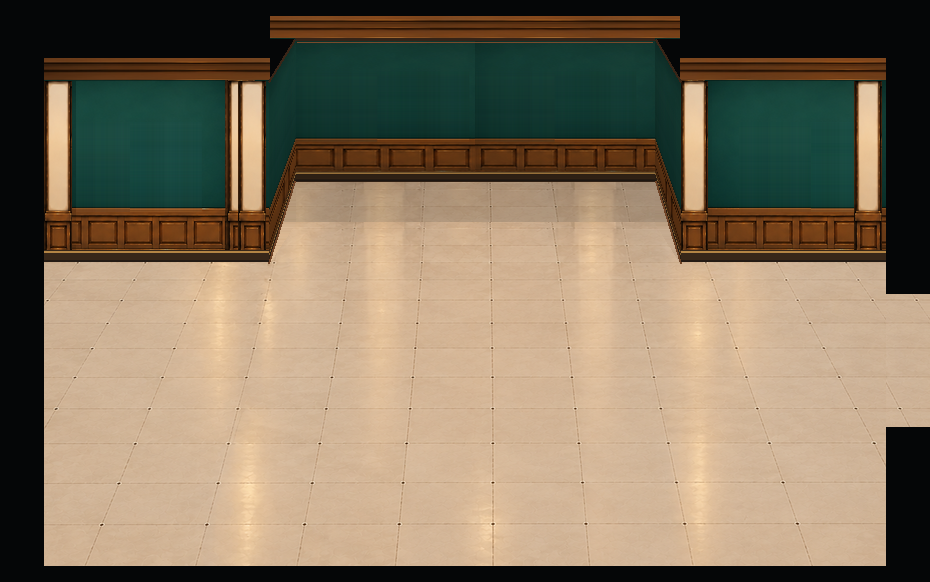
#> input picture qa/architecture-bases-20261029/gallery3_v05_green_sidewalls_no_brown_wedges_REVIEW.png, 930 x 582 px, found by its file name
$ python make_gallery3_v06_white_niche_returns.py
#> lines starting #> are read from the running program, lines starting #| are printed output that depends on the picture; after the words box and inside, x2 and y2 are one past the last pixel; in counts of white or black regions, pixels touching at a corner belong together
"""A18 gallery3 v06 review: replace ONLY niche's green/wood returns
with plain warm-white wall surfaces matching the light pillar material.
Base: v05. Preserve accepted convex footprint and every room/portal pixel.
"""
from pathlib import Path
from PIL import Image,ImageDraw,ImageFilter
import numpy as np
import cv2

ROOT=Path("C:/Users/User/source/repos/a18-gallery-layout-editor")
QA=ROOT/"qa/architecture-bases-20261029"
v05=Image.open(QA/"gallery3_v05_green_sidewalls_no_brown_wedges_REVIEW.png").convert("RGB")
#> v05 is the input picture: PIL image 930x582 RGB; mean R, G, B 132.3, 117.2, 95.1
g1=Image.open(QA/"gallery1_v13_B_right_passage_top_lowered_24px_REVIEW.png").convert("RGB")
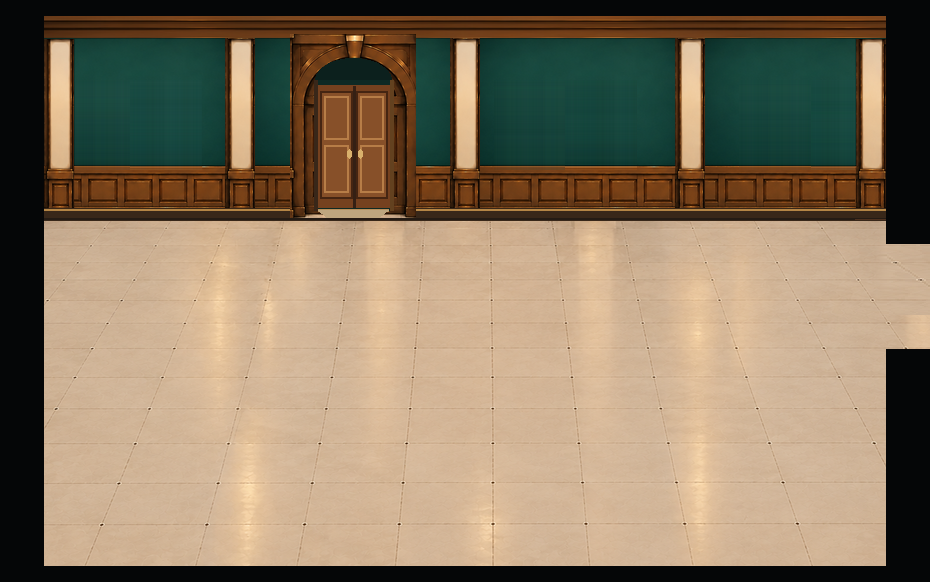
#> input picture qa/architecture-bases-20261029/gallery1_v13_B_right_passage_top_lowered_24px_REVIEW.png, 930 x 582 px, found by its file name
#> g1 is the input picture: PIL image 930x582 RGB; mean R, G, B 138.9, 121.8, 98
assert v05.size==g1.size==(930,582)
out=v05.copy()
# White/cream from the *real white pillar face*, avoiding its dark wood
# moldings. Normalize its warm tint toward a lighter, neutral ivory plaster;
# keep source's subtle luminance variation, unlike a solid color polygon.
face=np.asarray(g1.crop((457,62,471,155)).resize((52,190),Image.Resampling.BICUBIC),dtype=np.float32)
brightness=face.mean(axis=2)
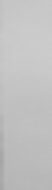
#> brightness: shape (190, 52) float32; min 165.3, max 203.7, mean 193.5
median=float(np.median(brightness))
#> median = 193.7
# Neutral ivory plaster reference. Slightly different illumination per side:
# left catches more light; right reads shaded. No decorative green/wainscot.
walls=[
    ([(269,81),(295,39),(295,181),(269,263)],(232,227,217),0.96),
    ([(655,39),(680,81),(680,263),(655,181)],(217,213,205),0.93),
]
for quad,target,atten in walls:
    h,w=face.shape[:2]
    tex=np.empty((h,w,3),dtype=np.uint8)
    # Restore original pillar's microtone without preserving its strong
    # yellow coloration or wooden surrounds.
    variation=np.clip((brightness-median)*0.16,-7,7)
    for k in range(3):
        tex[:,:,k]=np.clip(np.round(target[k]*atten + variation),0,255).astype(np.uint8)
    source4=np.float32([[0,0],[w-1,0],[w-1,h-1],[0,h-1]])
    hom=cv2.getPerspectiveTransform(source4,np.float32(quad))
    mapped=cv2.warpPerspective(tex,hom,(930,582),flags=cv2.INTER_LINEAR)
    mask=cv2.warpPerspective(np.full((h,w),255,np.uint8),hom,(930,582),flags=cv2.INTER_NEAREST)
    out.paste(Image.fromarray(mapped),(0,0),Image.fromarray(mask))
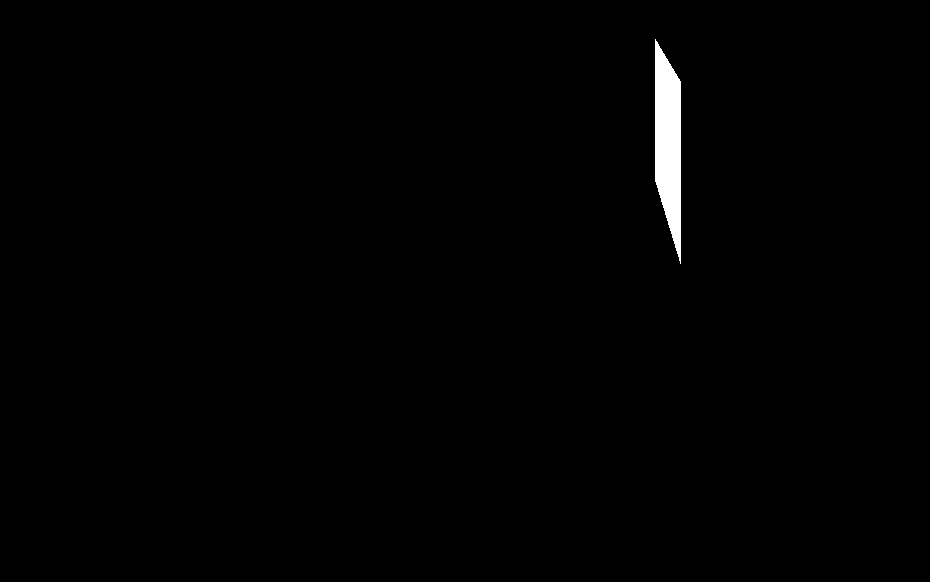
#> mask: shape (582, 930); 0.78% white; 1 white region, box (x1, y1, x2, y2) and area: (655, 39, 681, 264) 4233
# Keep only restrained architectural seams, not dark wood trim.
draw=ImageDraw.Draw(out)
draw.line([(269,81),(295,39)],fill=(89,77,66),width=2)
draw.line([(655,39),(680,81)],fill=(81,72,63),width=2)
draw.line([(269,263),(295,181)],fill=(138,125,111),width=2)
draw.line([(655,181),(680,263)],fill=(127,117,104),width=2)

original=np.asarray(v05)
revised=np.asarray(out)
changed=np.any(original!=revised,axis=2)
#> changed: shape (582, 930) bool; 1.6% white; 2 white regions, box (x1, y1, x2, y2) and area: (268, 39, 296, 264) 4482, (655, 39, 682, 264) 4319
allowed=np.zeros((582,930),dtype=bool)
allowed[38:265,267:298]=True
allowed[38:265,653:683]=True
assert np.array_equal(original[~allowed],revised[~allowed]),"Unexpected change outside niche sidewall returns"
assert np.array_equal(original[:38],revised[:38]),"Convex upper edge changed"
assert np.array_equal(original[39:181,298:653],revised[39:181,298:653]),"Rear niche wall changed"
assert np.array_equal(original[265:],revised[265:]),"Main floor/entrance changed"
assert np.array_equal(original[294:427,886:930],revised[294:427,886:930]),"East passage changed"
for x,y in [(289,116),(661,116),(287,150),(662,150)]:
    pix=revised[y,x]
    assert min(map(int,pix))>=165, ("White plaster became too dark",x,y,pix)
    assert max(map(int,pix))-min(map(int,pix))<=45, ("Side too saturated",x,y,pix)
#> this loop made 4 passes
#> pix on passes 1 to 4: [223, 219, 209], [202, 198, 191], [222, 218, 208], [201, 198, 190]
assert changed.sum()>1000
name="gallery3_v06_plain_white_niche_sidewalls_REVIEW.png"
out.save(QA/name)
compare=Image.new("RGB",(1860,624),"#222629")
compare.paste(v05,(0,42));compare.paste(out,(930,42))
c=ImageDraw.Draw(compare)
c.rectangle((0,0,1859,41),fill="#2a2c2f")
c.text((16,14),"v05 | GREEN WALLPAPER + WOOD SIDE WALLS",fill="white")
c.text((946,14),"v06 | PLAIN WARM-WHITE SIDE WALLS",fill="white")
compare.save(QA/"gallery3_v05_v06_white_sidewalls_COMPARISON.png")
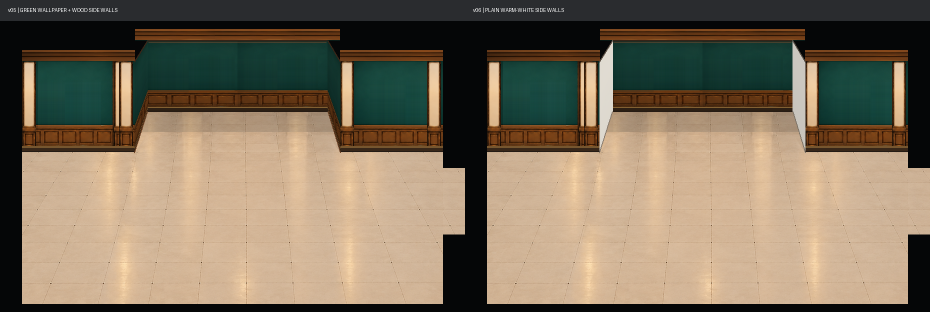
#> saved as gallery3_v05_v06_white_sidewalls_COMPARISON.png: PIL image 1860x624 RGB (shown at 1/2 size); mean R, G, B 127.7, 113.6, 93.2
detail=Image.new("RGB",(1400,435),"#25282a")
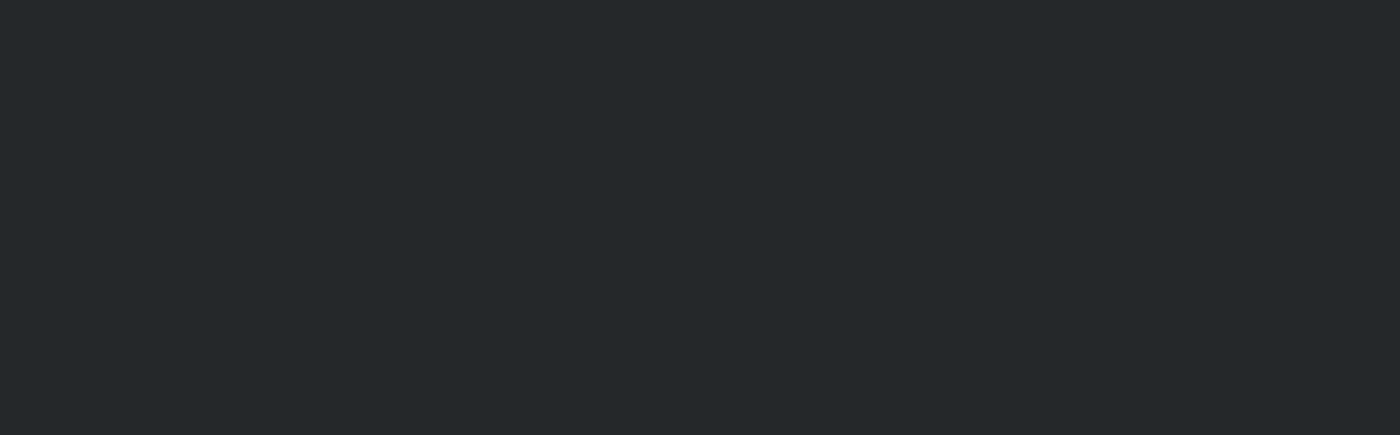
#> detail: PIL image 1400x435 RGB; mean R, G, B 37, 40, 42
for i,(label,img) in enumerate([("v05: patterned",v05),("v06: white plaster",out)]):
    crop=img.crop((218,29,736,255)).resize((690,302),Image.Resampling.LANCZOS)
    detail.paste(crop,(i*700+5,65))
    ImageDraw.Draw(detail).text((i*700+12,25),label,fill="white")
#> this loop made 2 passes
#> label on passes 1 to 2: 'v05: patterned', 'v06: white plaster'
#> pass 1, `crop=img.crop((218,29,736,255)).resize((690,302),Image.Resampling.LANC..`:
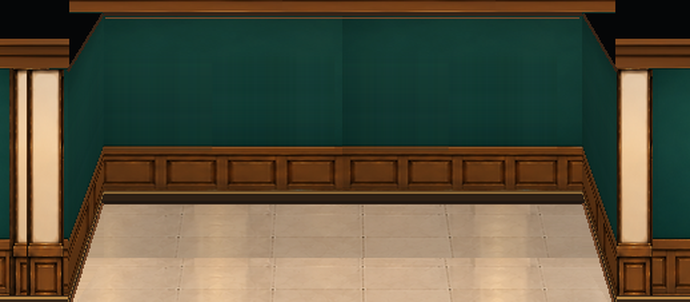
#> crop: PIL image 690x302 RGB; mean R, G, B 87.4, 83.1, 63
#> after the loop:
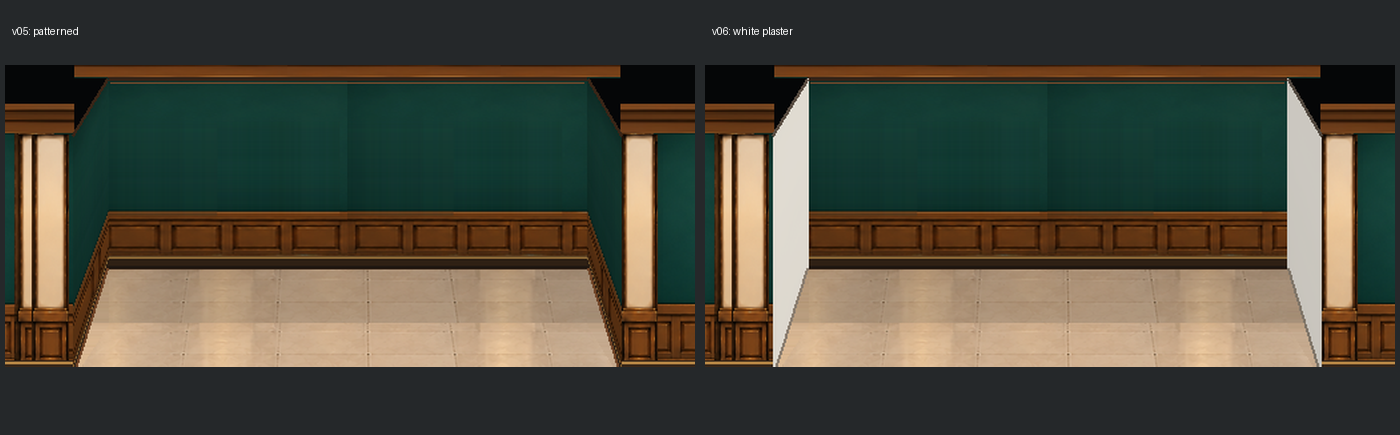
#> detail: PIL image 1400x435 RGB; mean R, G, B 76, 73.5, 60.5
detail.save(QA/"gallery3_v06_sidewalls_closeup_COMPARISON.png")
print("PASS v06 WHITE SIDES",name,"changed pixels",int(changed.sum()))
#| PASS v06 WHITE SIDES gallery3_v06_plain_white_niche_sidewalls_REVIEW.png changed pixels 8801
